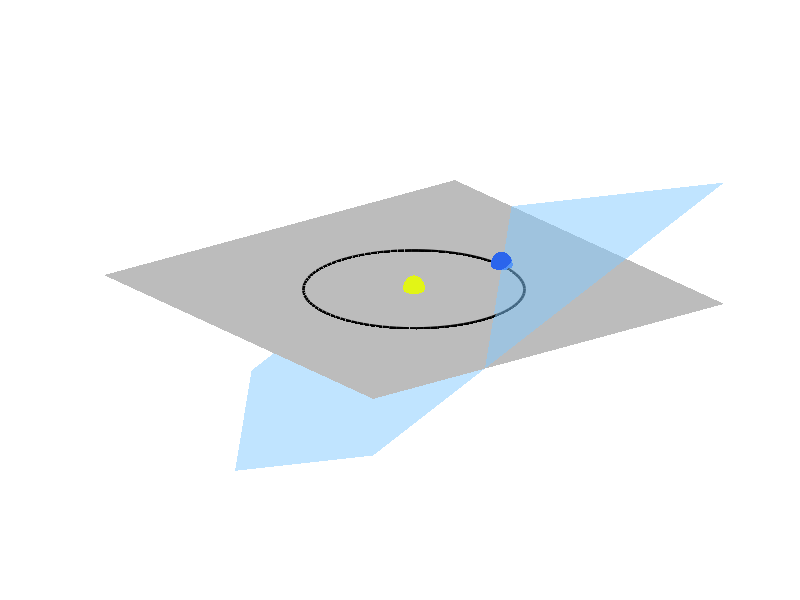

Write the MATLAB code that produced this figure. (Note: this script raises an error after producing the figure.)
addpath '/home/mark.miesch/opt/matlab_exchange'

% draw ecliptic
[x y] = meshgrid(-2:0.1:2)
z = zeros(size(x,1))
surf(x,y,z,'FaceAlpha',0.5,'EdgeColor','none','FaceColor','#797979')
xlim([-2,2])
ylim([-2,2])
zlim([-1,1])
axis off

% draw sun
hold on
[x,y,z] = ellipsoid(0,0,0,0.1,0.1,0.1,100)
surf(x,y,z,'FaceColor','#E2F516','EdgeColor','none')

% draw earth
hold on
[x,y,z] = ellipsoid(1,0,0,0.1,0.1,0.1,100)
surf(x,y,z,'FaceColor','#2B65EC','EdgeColor','none')

% Draw Earth's orbit
hold on
t = 0:pi/50:2*pi
x = sin(t)
y = cos(t)
z = zeros(size(x))
plot3(x,y,z,'Color','black','LineWidth',2)

% draw Earth's equatorial plane
th = 23.5 * pi / 180.0
ph = 4- 0 * pi / 180.0
A = sin(th)*sin(ph)
B = - sin(th)*cos(ph)
C = cos(th)
D = -1*A
[x y] = meshgrid(-2:0.1:2)
z = -1/C*(A*x + B*y + D)
surf(x,y,z,'EdgeColor','none','FaceColor','#82CAFF','FaceAlpha',0.5)

% draw axes
dd = sqrt(1 + (A/B)^2)
xx = 1.0 / dd
xy = - A / (B*dd)
yx = - C*xy
yy = C*xx
yz = A*xy - B*xx
p0 = [1,0,0];
px = [xx+1,xy,0];
py = [yx+1,yy,yz];
pz = [A+1,B,C];
mArrow3(p0,px)
mArrow3(p0,py)
mArrow3(p0,pz)